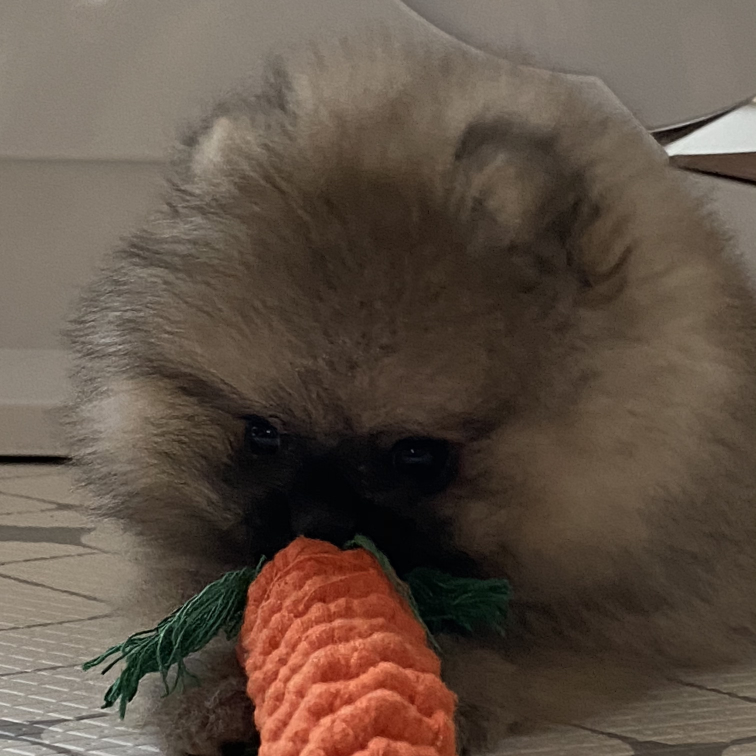
#> input picture jupyter_notebook/images/mong_1.jpeg, 3024 x 3024 px, found by its file name (shown at 1/4 size)
$ jupyter execute image_test.ipynb   (shell and % lines are left out)
#> lines starting #> are read from the running program, lines starting #| are printed output that depends on the picture
[cell 1]
import numpy as np
from PIL import Image

import matplotlib.pyplot as plt

[cell 2]
path = '/Users/yosuniiiii/Deep_learning/jupyter_notebook/images/mong_1.jpeg'

image_pil = Image.open(path)
#> image_pil is the input picture: PIL image 3024x3024 RGB; mean R, G, B 96.1, 81.1, 69.2
image = np.array(image_pil)

##  이미지 들여다보기

[cell 3]
image.shape
#> Out = (3024, 3024, 3)

[cell 4]
np.min(image), np.max(image)
#> Out = (0, 255)

## 그래프로 시각화 하기

[cell 5]
plt.hist(image.ravel(), 256, [0, 256])
plt.show()
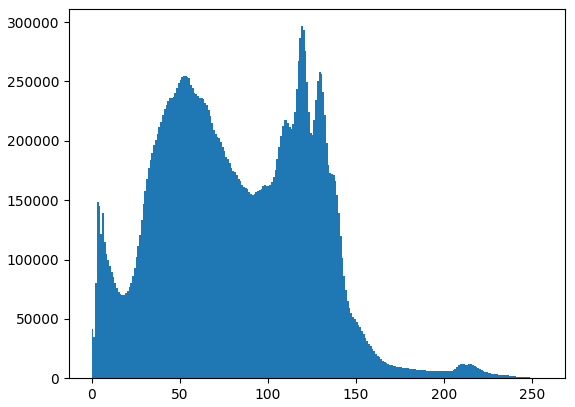
#> figure drawn by matplotlib, 1 panel; tallest bar 296583 high, from x = 119 to 120

##  그림으로 나타내기

[cell 6]
plt.imshow(image)
plt.show()

##  이미지 흑백으로 열기

[cell 7]
image_pil = Image.open(path).convert("L")
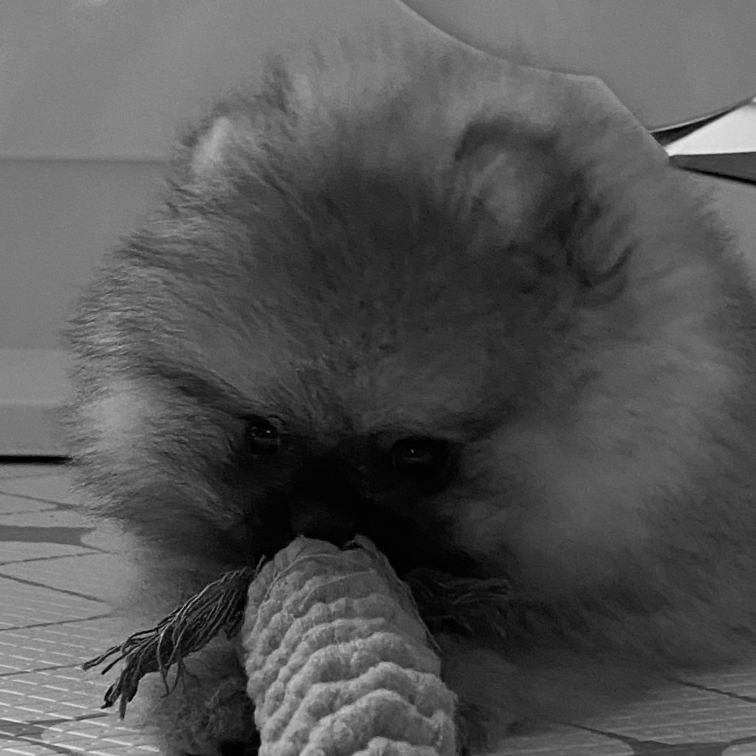
#> image_pil: PIL image 3024x3024 L (shown at 1/4 size); min 0, max 241, mean 84.2
image_bw = np.array(image_pil)

[cell 8]
image_bw.shape
#> Out = (3024, 3024)

[cell 9]
plt.imshow(image_bw, 'gray')

[cell 10]
plt.imshow(image_bw, "jet")
plt.colorbar()
plt.show() # 높을수록 발간색 낮을수록 파란색
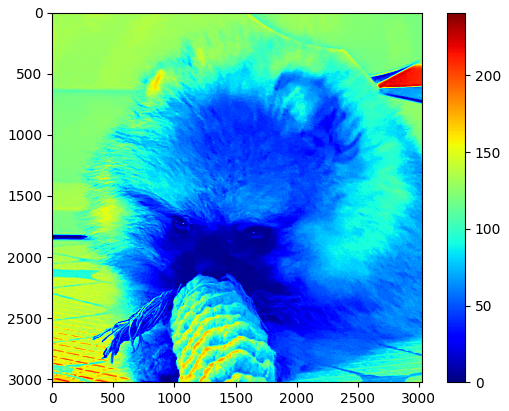
#> figure drawn by matplotlib, 2 panels

##  두번째 이미지도 활용 함께 해보기

[cell 11]
path_2 = '/Users/yosuniiiii/Deep_learning/jupyter_notebook/images/mong_2.jpeg'

image_pil_2 = Image.open(path_2)
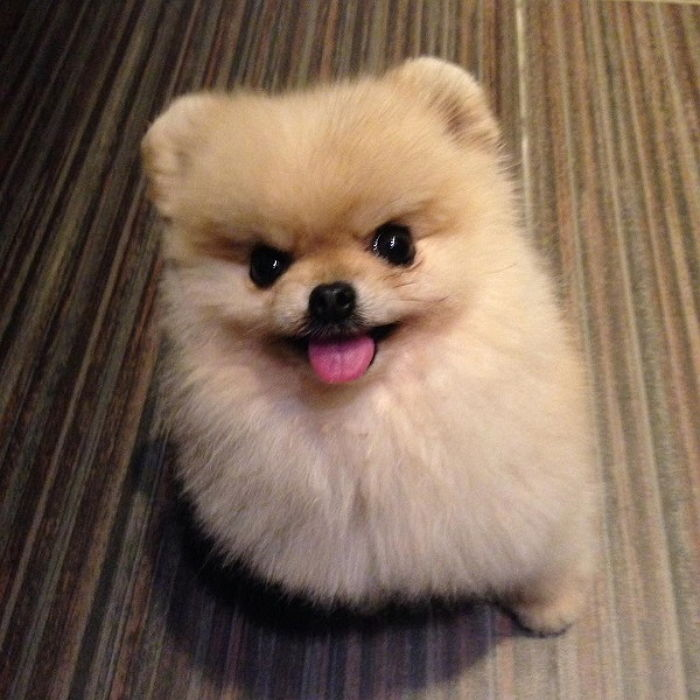
#> input picture jupyter_notebook/images/mong_2.jpeg, 700 x 700 px, found by its file name
#> image_pil_2 is the input picture: PIL image 700x700 RGB; mean R, G, B 125.6, 104, 87.1
image_2 = np.array(image_pil_2)

[cell 12]
plt.imshow(image_2)
plt.show()

[cell 13]
image_2.shape, image.shape
#> Out = ((700, 700, 3), (3024, 3024, 3))

##  만약 이미지 사이즈가 다를 경우 이미지 사이즈를 합치기 해야됨

[cell 14]
import cv2

[cell 15]
image_1 = cv2.resize(image, (700, 700))
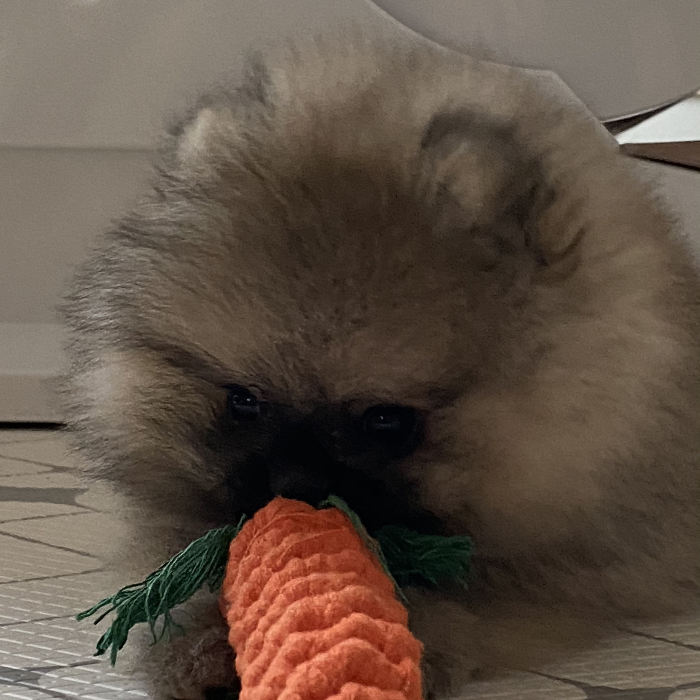
#> image_1: shape (700, 700, 3); mean R, G, B 96, 81, 69.1
image_1.shape # 사이즈 바꿈 !
#> Out = (700, 700, 3)

[cell 16]
image_1.shape, image_2.shape # 같아져따아~~
#> Out = ((700, 700, 3), (700, 700, 3))

##  이미지 합치기

[cell 17]
plt.imshow(image_1)
plt.imshow(image_2, alpha= 0.3) # alpha값으로 투명도를 줄 수 있음
plt.show()
